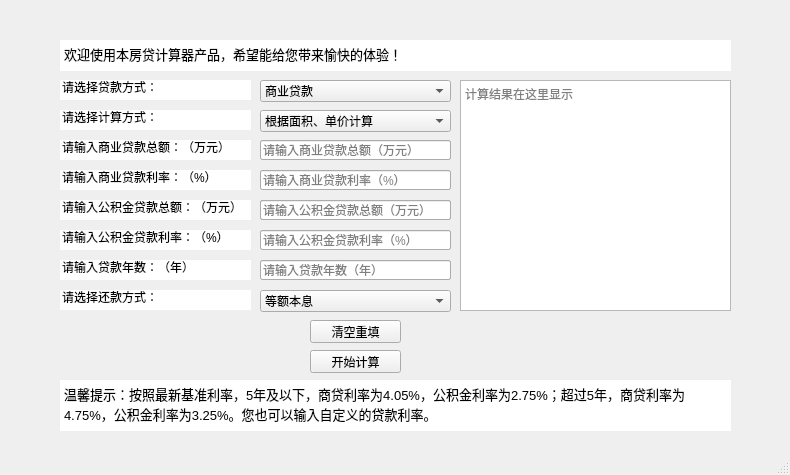
<?xml version="1.0" encoding="UTF-8"?>
<ui version="4.0">
 <class>MainWindow</class>
 <widget class="QMainWindow" name="MainWindow">
  <property name="geometry">
   <rect>
    <x>0</x>
    <y>0</y>
    <width>790</width>
    <height>475</height>
   </rect>
  </property>
  <property name="windowTitle">
   <string>MainWindow</string>
  </property>
  <widget class="QWidget" name="centralwidget">
   <widget class="QLineEdit" name="lineEdit_3B">
    <property name="geometry">
     <rect>
      <x>260</x>
      <y>200</y>
      <width>191</width>
      <height>20</height>
     </rect>
    </property>
    <property name="placeholderText">
     <string>请输入贷款总额（万元）</string>
    </property>
   </widget>
   <widget class="QLineEdit" name="lineEdit_4AB">
    <property name="geometry">
     <rect>
      <x>260</x>
      <y>230</y>
      <width>191</width>
      <height>20</height>
     </rect>
    </property>
    <property name="placeholderText">
     <string>请输入贷款年数（年）</string>
    </property>
   </widget>
   <widget class="QLineEdit" name="lineEdit_5AB">
    <property name="geometry">
     <rect>
      <x>260</x>
      <y>260</y>
      <width>191</width>
      <height>20</height>
     </rect>
    </property>
    <property name="placeholderText">
     <string>请输入贷款利率（%）</string>
    </property>
   </widget>
   <widget class="QPushButton" name="pushButton_1">
    <property name="geometry">
     <rect>
      <x>310</x>
      <y>320</y>
      <width>91</width>
      <height>23</height>
     </rect>
    </property>
    <property name="text">
     <string>清空重填</string>
    </property>
   </widget>
   <widget class="QPushButton" name="pushButton_2">
    <property name="geometry">
     <rect>
      <x>310</x>
      <y>350</y>
      <width>91</width>
      <height>23</height>
     </rect>
    </property>
    <property name="text">
     <string>开始计算</string>
    </property>
   </widget>
   <widget class="QTextEdit" name="textEdit_result">
    <property name="geometry">
     <rect>
      <x>460</x>
      <y>80</y>
      <width>271</width>
      <height>231</height>
     </rect>
    </property>
    <property name="focusPolicy">
     <enum>Qt::NoFocus</enum>
    </property>
    <property name="frameShape">
     <enum>QFrame::StyledPanel</enum>
    </property>
    <property name="lineWidth">
     <number>1</number>
    </property>
    <property name="documentTitle">
     <string/>
    </property>
    <property name="readOnly">
     <bool>true</bool>
    </property>
    <property name="placeholderText">
     <string>计算结果在这里显示</string>
    </property>
   </widget>
   <widget class="QComboBox" name="comboBox_1">
    <property name="geometry">
     <rect>
      <x>260</x>
      <y>80</y>
      <width>191</width>
      <height>22</height>
     </rect>
    </property>
    <property name="frame">
     <bool>true</bool>
    </property>
    <item>
     <property name="text">
      <string>商业贷款</string>
     </property>
    </item>
    <item>
     <property name="text">
      <string>公积金贷款</string>
     </property>
    </item>
    <item>
     <property name="text">
      <string>组合贷款</string>
     </property>
    </item>
   </widget>
   <widget class="QComboBox" name="comboBox_2">
    <property name="geometry">
     <rect>
      <x>260</x>
      <y>110</y>
      <width>191</width>
      <height>22</height>
     </rect>
    </property>
    <item>
     <property name="text">
      <string>根据面积、单价计算</string>
     </property>
    </item>
    <item>
     <property name="text">
      <string>根据贷款总额计算</string>
     </property>
    </item>
   </widget>
   <widget class="QLineEdit" name="lineEdit_1A">
    <property name="geometry">
     <rect>
      <x>260</x>
      <y>140</y>
      <width>191</width>
      <height>20</height>
     </rect>
    </property>
    <property name="placeholderText">
     <string>请输入房屋单价（元/m²）</string>
    </property>
   </widget>
   <widget class="QLineEdit" name="lineEdit_2A">
    <property name="geometry">
     <rect>
      <x>260</x>
      <y>170</y>
      <width>191</width>
      <height>20</height>
     </rect>
    </property>
    <property name="placeholderText">
     <string>请输入房屋面积（m²）</string>
    </property>
   </widget>
   <widget class="QLineEdit" name="lineEdit_3A">
    <property name="geometry">
     <rect>
      <x>260</x>
      <y>200</y>
      <width>191</width>
      <height>20</height>
     </rect>
    </property>
    <property name="placeholderText">
     <string>请输入贷款成数（成）</string>
    </property>
   </widget>
   <widget class="QComboBox" name="comboBox_3">
    <property name="geometry">
     <rect>
      <x>260</x>
      <y>290</y>
      <width>191</width>
      <height>22</height>
     </rect>
    </property>
    <item>
     <property name="text">
      <string>等额本息</string>
     </property>
    </item>
    <item>
     <property name="text">
      <string>等额本金</string>
     </property>
    </item>
   </widget>
   <widget class="QTextEdit" name="textEdit_tip">
    <property name="geometry">
     <rect>
      <x>60</x>
      <y>380</y>
      <width>671</width>
      <height>51</height>
     </rect>
    </property>
    <property name="focusPolicy">
     <enum>Qt::NoFocus</enum>
    </property>
    <property name="frameShape">
     <enum>QFrame::NoFrame</enum>
    </property>
    <property name="readOnly">
     <bool>true</bool>
    </property>
    <property name="html">
     <string>&lt;!DOCTYPE HTML PUBLIC &quot;-//W3C//DTD HTML 4.0//EN&quot; &quot;http://www.w3.org/TR/REC-html40/strict.dtd&quot;&gt;
&lt;html&gt;&lt;head&gt;&lt;meta name=&quot;qrichtext&quot; content=&quot;1&quot; /&gt;&lt;style type=&quot;text/css&quot;&gt;
p, li { white-space: pre-wrap; }
&lt;/style&gt;&lt;/head&gt;&lt;body style=&quot; font-family:'SimSun'; font-size:9pt; font-weight:400; font-style:normal;&quot;&gt;
&lt;p style=&quot; margin-top:0px; margin-bottom:0px; margin-left:0px; margin-right:0px; -qt-block-indent:0; text-indent:0px;&quot;&gt;&lt;span style=&quot; font-size:10pt;&quot;&gt;温馨提示：按照最新基准利率，5年及以下，商贷利率为4.05%，公积金利率为2.75%；超过5年，商贷利率为4.75%，公积金利率为3.25%。您也可以输入自定义的贷款利率。&lt;/span&gt;&lt;/p&gt;&lt;/body&gt;&lt;/html&gt;</string>
    </property>
    <property name="placeholderText">
     <string/>
    </property>
   </widget>
   <widget class="QLineEdit" name="lineEdit_Q0">
    <property name="geometry">
     <rect>
      <x>60</x>
      <y>80</y>
      <width>191</width>
      <height>20</height>
     </rect>
    </property>
    <property name="focusPolicy">
     <enum>Qt::NoFocus</enum>
    </property>
    <property name="text">
     <string>请选择贷款方式：</string>
    </property>
    <property name="frame">
     <bool>false</bool>
    </property>
    <property name="readOnly">
     <bool>true</bool>
    </property>
   </widget>
   <widget class="QLineEdit" name="lineEdit_Q00">
    <property name="geometry">
     <rect>
      <x>60</x>
      <y>110</y>
      <width>191</width>
      <height>20</height>
     </rect>
    </property>
    <property name="focusPolicy">
     <enum>Qt::NoFocus</enum>
    </property>
    <property name="text">
     <string>请选择计算方式：</string>
    </property>
    <property name="frame">
     <bool>false</bool>
    </property>
    <property name="readOnly">
     <bool>true</bool>
    </property>
   </widget>
   <widget class="QLineEdit" name="lineEdit_Q1A">
    <property name="geometry">
     <rect>
      <x>60</x>
      <y>140</y>
      <width>191</width>
      <height>20</height>
     </rect>
    </property>
    <property name="focusPolicy">
     <enum>Qt::NoFocus</enum>
    </property>
    <property name="text">
     <string>请输入房屋单价：（元/m²）</string>
    </property>
    <property name="frame">
     <bool>false</bool>
    </property>
    <property name="readOnly">
     <bool>true</bool>
    </property>
   </widget>
   <widget class="QLineEdit" name="lineEdit_Q3B">
    <property name="geometry">
     <rect>
      <x>60</x>
      <y>200</y>
      <width>191</width>
      <height>20</height>
     </rect>
    </property>
    <property name="focusPolicy">
     <enum>Qt::NoFocus</enum>
    </property>
    <property name="text">
     <string>请输入贷款总额：（万元）</string>
    </property>
    <property name="frame">
     <bool>false</bool>
    </property>
    <property name="readOnly">
     <bool>true</bool>
    </property>
   </widget>
   <widget class="QLineEdit" name="lineEdit_Q4AB">
    <property name="geometry">
     <rect>
      <x>60</x>
      <y>230</y>
      <width>191</width>
      <height>20</height>
     </rect>
    </property>
    <property name="focusPolicy">
     <enum>Qt::NoFocus</enum>
    </property>
    <property name="text">
     <string>请输入贷款年数：（年）</string>
    </property>
    <property name="frame">
     <bool>false</bool>
    </property>
    <property name="readOnly">
     <bool>true</bool>
    </property>
   </widget>
   <widget class="QLineEdit" name="lineEdit_Q5AB">
    <property name="geometry">
     <rect>
      <x>60</x>
      <y>260</y>
      <width>191</width>
      <height>20</height>
     </rect>
    </property>
    <property name="focusPolicy">
     <enum>Qt::NoFocus</enum>
    </property>
    <property name="text">
     <string>请输入贷款利率：（%）</string>
    </property>
    <property name="frame">
     <bool>false</bool>
    </property>
    <property name="readOnly">
     <bool>true</bool>
    </property>
   </widget>
   <widget class="QLineEdit" name="lineEdit_Q2A">
    <property name="geometry">
     <rect>
      <x>60</x>
      <y>170</y>
      <width>191</width>
      <height>20</height>
     </rect>
    </property>
    <property name="focusPolicy">
     <enum>Qt::NoFocus</enum>
    </property>
    <property name="text">
     <string>请输入房屋面积：（m²）</string>
    </property>
    <property name="frame">
     <bool>false</bool>
    </property>
    <property name="readOnly">
     <bool>true</bool>
    </property>
   </widget>
   <widget class="QLineEdit" name="lineEdit_Q000">
    <property name="geometry">
     <rect>
      <x>60</x>
      <y>290</y>
      <width>191</width>
      <height>20</height>
     </rect>
    </property>
    <property name="focusPolicy">
     <enum>Qt::NoFocus</enum>
    </property>
    <property name="text">
     <string>请选择还款方式：</string>
    </property>
    <property name="frame">
     <bool>false</bool>
    </property>
    <property name="readOnly">
     <bool>true</bool>
    </property>
   </widget>
   <widget class="QTextEdit" name="textEdit_wel">
    <property name="geometry">
     <rect>
      <x>60</x>
      <y>40</y>
      <width>671</width>
      <height>31</height>
     </rect>
    </property>
    <property name="focusPolicy">
     <enum>Qt::NoFocus</enum>
    </property>
    <property name="frameShape">
     <enum>QFrame::NoFrame</enum>
    </property>
    <property name="readOnly">
     <bool>true</bool>
    </property>
    <property name="html">
     <string>&lt;!DOCTYPE HTML PUBLIC &quot;-//W3C//DTD HTML 4.0//EN&quot; &quot;http://www.w3.org/TR/REC-html40/strict.dtd&quot;&gt;
&lt;html&gt;&lt;head&gt;&lt;meta name=&quot;qrichtext&quot; content=&quot;1&quot; /&gt;&lt;style type=&quot;text/css&quot;&gt;
p, li { white-space: pre-wrap; }
&lt;/style&gt;&lt;/head&gt;&lt;body style=&quot; font-family:'SimSun'; font-size:9pt; font-weight:400; font-style:normal;&quot;&gt;
&lt;p style=&quot; margin-top:0px; margin-bottom:0px; margin-left:0px; margin-right:0px; -qt-block-indent:0; text-indent:0px;&quot;&gt;&lt;span style=&quot; font-size:10pt;&quot;&gt;欢迎使用本房贷计算器产品，希望能给您带来愉快的体验！&lt;/span&gt;&lt;/p&gt;&lt;/body&gt;&lt;/html&gt;</string>
    </property>
   </widget>
   <widget class="QLineEdit" name="lineEdit_Q3A">
    <property name="geometry">
     <rect>
      <x>60</x>
      <y>200</y>
      <width>191</width>
      <height>20</height>
     </rect>
    </property>
    <property name="focusPolicy">
     <enum>Qt::NoFocus</enum>
    </property>
    <property name="text">
     <string>请输入贷款成数：（成）</string>
    </property>
    <property name="frame">
     <bool>false</bool>
    </property>
    <property name="readOnly">
     <bool>true</bool>
    </property>
   </widget>
   <widget class="QLineEdit" name="lineEdit_Q1C">
    <property name="geometry">
     <rect>
      <x>60</x>
      <y>140</y>
      <width>191</width>
      <height>20</height>
     </rect>
    </property>
    <property name="focusPolicy">
     <enum>Qt::NoFocus</enum>
    </property>
    <property name="text">
     <string>请输入商业贷款总额：（万元）</string>
    </property>
    <property name="frame">
     <bool>false</bool>
    </property>
    <property name="readOnly">
     <bool>true</bool>
    </property>
   </widget>
   <widget class="QLineEdit" name="lineEdit_Q2C">
    <property name="geometry">
     <rect>
      <x>60</x>
      <y>170</y>
      <width>191</width>
      <height>20</height>
     </rect>
    </property>
    <property name="focusPolicy">
     <enum>Qt::NoFocus</enum>
    </property>
    <property name="text">
     <string>请输入商业贷款利率：（%）</string>
    </property>
    <property name="frame">
     <bool>false</bool>
    </property>
    <property name="readOnly">
     <bool>true</bool>
    </property>
   </widget>
   <widget class="QLineEdit" name="lineEdit_Q5C">
    <property name="geometry">
     <rect>
      <x>60</x>
      <y>260</y>
      <width>191</width>
      <height>20</height>
     </rect>
    </property>
    <property name="focusPolicy">
     <enum>Qt::NoFocus</enum>
    </property>
    <property name="text">
     <string>请输入贷款年数：（年）</string>
    </property>
    <property name="frame">
     <bool>false</bool>
    </property>
    <property name="readOnly">
     <bool>true</bool>
    </property>
   </widget>
   <widget class="QLineEdit" name="lineEdit_Q4C">
    <property name="geometry">
     <rect>
      <x>60</x>
      <y>230</y>
      <width>191</width>
      <height>20</height>
     </rect>
    </property>
    <property name="focusPolicy">
     <enum>Qt::NoFocus</enum>
    </property>
    <property name="text">
     <string>请输入公积金贷款利率：（%）</string>
    </property>
    <property name="frame">
     <bool>false</bool>
    </property>
    <property name="readOnly">
     <bool>true</bool>
    </property>
   </widget>
   <widget class="QLineEdit" name="lineEdit_Q3C">
    <property name="geometry">
     <rect>
      <x>60</x>
      <y>200</y>
      <width>191</width>
      <height>20</height>
     </rect>
    </property>
    <property name="focusPolicy">
     <enum>Qt::NoFocus</enum>
    </property>
    <property name="text">
     <string>请输入公积金贷款总额：（万元）</string>
    </property>
    <property name="frame">
     <bool>false</bool>
    </property>
    <property name="readOnly">
     <bool>true</bool>
    </property>
   </widget>
   <widget class="QLineEdit" name="lineEdit_1C">
    <property name="geometry">
     <rect>
      <x>260</x>
      <y>140</y>
      <width>191</width>
      <height>20</height>
     </rect>
    </property>
    <property name="placeholderText">
     <string>请输入商业贷款总额（万元）</string>
    </property>
   </widget>
   <widget class="QLineEdit" name="lineEdit_2C">
    <property name="geometry">
     <rect>
      <x>260</x>
      <y>170</y>
      <width>191</width>
      <height>20</height>
     </rect>
    </property>
    <property name="placeholderText">
     <string>请输入商业贷款利率（%）</string>
    </property>
   </widget>
   <widget class="QLineEdit" name="lineEdit_3C">
    <property name="geometry">
     <rect>
      <x>260</x>
      <y>200</y>
      <width>191</width>
      <height>20</height>
     </rect>
    </property>
    <property name="placeholderText">
     <string>请输入公积金贷款总额（万元）</string>
    </property>
   </widget>
   <widget class="QLineEdit" name="lineEdit_4C">
    <property name="geometry">
     <rect>
      <x>260</x>
      <y>230</y>
      <width>191</width>
      <height>20</height>
     </rect>
    </property>
    <property name="placeholderText">
     <string>请输入公积金贷款利率（%）</string>
    </property>
   </widget>
   <widget class="QLineEdit" name="lineEdit_5C">
    <property name="geometry">
     <rect>
      <x>260</x>
      <y>260</y>
      <width>191</width>
      <height>20</height>
     </rect>
    </property>
    <property name="placeholderText">
     <string>请输入贷款年数（年）</string>
    </property>
   </widget>
  </widget>
  <widget class="QStatusBar" name="statusbar"/>
 </widget>
 <resources/>
 <connections/>
</ui>
